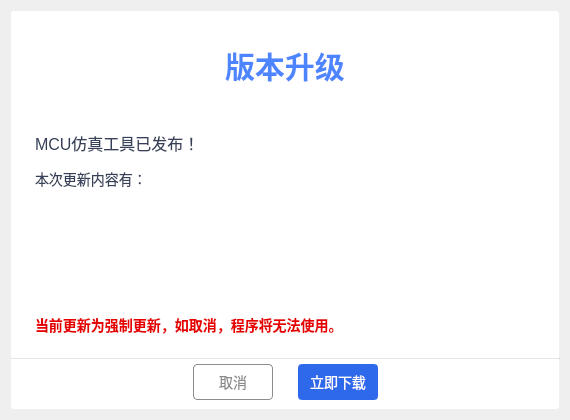
<?xml version="1.0" encoding="UTF-8"?>
<ui version="4.0">
 <class>upgradePrompts</class>
 <widget class="QDialog" name="upgradePrompts">
  <property name="geometry">
   <rect>
    <x>0</x>
    <y>0</y>
    <width>570</width>
    <height>420</height>
   </rect>
  </property>
  <property name="windowTitle">
   <string>版本升级</string>
  </property>
  <layout class="QVBoxLayout" name="verticalLayout">
   <property name="leftMargin">
    <number>10</number>
   </property>
   <property name="topMargin">
    <number>10</number>
   </property>
   <property name="rightMargin">
    <number>10</number>
   </property>
   <property name="bottomMargin">
    <number>10</number>
   </property>
   <item>
    <widget class="QWidget" name="widget" native="true">
     <property name="minimumSize">
      <size>
       <width>550</width>
       <height>400</height>
      </size>
     </property>
     <property name="maximumSize">
      <size>
       <width>550</width>
       <height>400</height>
      </size>
     </property>
     <property name="styleSheet">
      <string notr="true">#widget{
background-color: rgb(255, 255, 255);
border-style:solid;
border-width:1px;
border-color:rgb(240,240,240);
border-radius:4px;
}</string>
     </property>
     <layout class="QVBoxLayout" name="verticalLayout_4">
      <property name="spacing">
       <number>0</number>
      </property>
      <property name="leftMargin">
       <number>0</number>
      </property>
      <property name="topMargin">
       <number>0</number>
      </property>
      <property name="rightMargin">
       <number>0</number>
      </property>
      <property name="bottomMargin">
       <number>0</number>
      </property>
      <item>
       <widget class="QWidget" name="widget_windowTitle" native="true">
        <property name="minimumSize">
         <size>
          <width>550</width>
          <height>110</height>
         </size>
        </property>
        <property name="maximumSize">
         <size>
          <width>550</width>
          <height>110</height>
         </size>
        </property>
        <property name="styleSheet">
         <string notr="true">image: url(:/png/updateBackground.png);</string>
        </property>
        <layout class="QHBoxLayout" name="horizontalLayout">
         <property name="leftMargin">
          <number>10</number>
         </property>
         <property name="topMargin">
          <number>10</number>
         </property>
         <property name="rightMargin">
          <number>10</number>
         </property>
         <property name="bottomMargin">
          <number>10</number>
         </property>
         <item>
          <widget class="QLabel" name="label">
           <property name="minimumSize">
            <size>
             <width>30</width>
             <height>0</height>
            </size>
           </property>
           <property name="maximumSize">
            <size>
             <width>30</width>
             <height>16777215</height>
            </size>
           </property>
           <property name="text">
            <string/>
           </property>
          </widget>
         </item>
         <item>
          <spacer name="horizontalSpacer_2">
           <property name="orientation">
            <enum>Qt::Horizontal</enum>
           </property>
           <property name="sizeHint" stdset="0">
            <size>
             <width>158</width>
             <height>20</height>
            </size>
           </property>
          </spacer>
         </item>
         <item>
          <widget class="QLabel" name="label_2">
           <property name="styleSheet">
            <string notr="true">font-weight:bold;
font-size:30px;
color: rgba(77, 132, 255, 1);
</string>
           </property>
           <property name="text">
            <string>版本升级</string>
           </property>
          </widget>
         </item>
         <item>
          <spacer name="horizontalSpacer_4">
           <property name="orientation">
            <enum>Qt::Horizontal</enum>
           </property>
           <property name="sizeHint" stdset="0">
            <size>
             <width>158</width>
             <height>20</height>
            </size>
           </property>
          </spacer>
         </item>
         <item>
          <layout class="QVBoxLayout" name="verticalLayout_2">
           <item>
            <widget class="QPushButton" name="pushButton_close">
             <property name="minimumSize">
              <size>
               <width>30</width>
               <height>30</height>
              </size>
             </property>
             <property name="maximumSize">
              <size>
               <width>30</width>
               <height>30</height>
              </size>
             </property>
             <property name="styleSheet">
              <string notr="true">QPushButton:hover { 
background-color:rgb(242, 113, 113); 
image: url(:/png/closeW.png)15 0 0 0;
}
QPushButton { 
image: url(:/png/close.png)15 0 0 0;
border-width:0;
border-style:outset;
background-color:transparent;
border-radius:2px;
}
</string>
             </property>
             <property name="text">
              <string/>
             </property>
            </widget>
           </item>
           <item>
            <spacer name="verticalSpacer">
             <property name="orientation">
              <enum>Qt::Vertical</enum>
             </property>
             <property name="sizeHint" stdset="0">
              <size>
               <width>20</width>
               <height>40</height>
              </size>
             </property>
            </spacer>
           </item>
          </layout>
         </item>
        </layout>
       </widget>
      </item>
      <item>
       <widget class="QWidget" name="widget_2" native="true">
        <property name="styleSheet">
         <string notr="true">QScrollBar:vertical{ 
    width:8px;  
    border-style:flat;
    border-radius: 4px;
    border:0px;
     background: rgb(255, 255, 255);
} 
QScrollBar::handle:vertical{ 
    background: rgb(200, 200, 200);
    border-radius: 4px;
    width:8px; 
    min-height:50px; 
    border-style:flat;
}
QScrollBar::handle:vertical::hover{ 
    background: rgb(130, 130, 130);
    border-radius: 4px;
    width:8px; 
}
QScrollBar::handle:vertical::pressed{ 
    background: rgb(130, 130, 130);
    border-radius:4px;
    width:8px; 
}
QScrollBar::sub-page:vertical {
     background: rgb(255, 255, 255);
border-style:flat;
}
QScrollBar::add-page:vertical {
     background: rgb(255, 255, 255);
border-style:flat;
}
QScrollBar::add-line:vertical{
     background: rgb(255, 255, 255);
}
QScrollBar::sub-line:vertical {
     background: rgb(255, 255, 255);
}
QScrollBar:horizontal{ 
    height:8px;  
    border-style:flat;
    border-radius: 4px;
    border:0px;
    background: rgb(255, 255, 255);
} 
QScrollBar::handle:horizontal{ 
    background: rgb(200, 200, 200);
    border-radius: 4px;
    height:8px; 
    min-width:50px; 
    border-style:flat;
}
QScrollBar::handle:horizontal::hover{ 
    background: rgb(130, 130, 130);
    border-radius: 4px;
    height:8px; 
}
QScrollBar::handle:horizontal::pressed{ 
    background: rgb(130, 130, 130);
    border-radius:4px;
    height:8px; 
}
QScrollBar::sub-page:horizontal {
     background: rgb(255, 255, 255);
    border-style:flat;
}
QScrollBar::add-page:horizontal {
     background: rgb(255, 255, 255);
    border-style:flat;
}
QScrollBar::sub-line:horizontal {
     background: rgb(255, 255, 255);
}
QScrollBar::add-line:horizontal{
     background: rgb(255, 255, 255);
}</string>
        </property>
        <layout class="QVBoxLayout" name="verticalLayout_3" stretch="0,0,1,0">
         <property name="spacing">
          <number>0</number>
         </property>
         <property name="leftMargin">
          <number>25</number>
         </property>
         <property name="topMargin">
          <number>5</number>
         </property>
         <property name="rightMargin">
          <number>25</number>
         </property>
         <property name="bottomMargin">
          <number>15</number>
         </property>
         <item>
          <widget class="QLabel" name="label_info">
           <property name="minimumSize">
            <size>
             <width>0</width>
             <height>36</height>
            </size>
           </property>
           <property name="maximumSize">
            <size>
             <width>16777215</width>
             <height>36</height>
            </size>
           </property>
           <property name="styleSheet">
            <string notr="true">font-size:16px;
color: rgba(54, 65, 89, 1);</string>
           </property>
           <property name="text">
            <string>MCU仿真工具已发布！</string>
           </property>
          </widget>
         </item>
         <item>
          <widget class="QLabel" name="label_4">
           <property name="minimumSize">
            <size>
             <width>0</width>
             <height>36</height>
            </size>
           </property>
           <property name="maximumSize">
            <size>
             <width>16777215</width>
             <height>36</height>
            </size>
           </property>
           <property name="styleSheet">
            <string notr="true">font-size:14px;
color: rgba(54, 65, 89, 1);
</string>
           </property>
           <property name="text">
            <string>本次更新内容有：</string>
           </property>
          </widget>
         </item>
         <item>
          <widget class="QTextEdit" name="textEdit">
           <property name="styleSheet">
            <string notr="true">font-size:13px;
color: rgba(54, 65, 89, 1);
border-style:nono;
</string>
           </property>
          </widget>
         </item>
         <item>
          <widget class="QLabel" name="label_force">
           <property name="minimumSize">
            <size>
             <width>0</width>
             <height>36</height>
            </size>
           </property>
           <property name="styleSheet">
            <string notr="true">font-weight:bold;
font-size:14px;
color: rgba(230, 0, 0, 1);
</string>
           </property>
           <property name="text">
            <string>当前更新为强制更新，如取消，程序将无法使用。</string>
           </property>
          </widget>
         </item>
        </layout>
       </widget>
      </item>
      <item>
       <widget class="Line" name="line">
        <property name="minimumSize">
         <size>
          <width>0</width>
          <height>1</height>
         </size>
        </property>
        <property name="maximumSize">
         <size>
          <width>16777215</width>
          <height>1</height>
         </size>
        </property>
        <property name="styleSheet">
         <string notr="true">background-color: rgb(200, 200, 200);</string>
        </property>
        <property name="orientation">
         <enum>Qt::Horizontal</enum>
        </property>
       </widget>
      </item>
      <item>
       <layout class="QHBoxLayout" name="horizontalLayout_2">
        <property name="spacing">
         <number>25</number>
        </property>
        <property name="topMargin">
         <number>5</number>
        </property>
        <property name="bottomMargin">
         <number>10</number>
        </property>
        <item>
         <spacer name="horizontalSpacer">
          <property name="orientation">
           <enum>Qt::Horizontal</enum>
          </property>
          <property name="sizeHint" stdset="0">
           <size>
            <width>40</width>
            <height>20</height>
           </size>
          </property>
         </spacer>
        </item>
        <item>
         <widget class="QPushButton" name="pushButton_cancel">
          <property name="minimumSize">
           <size>
            <width>80</width>
            <height>36</height>
           </size>
          </property>
          <property name="maximumSize">
           <size>
            <width>80</width>
            <height>36</height>
           </size>
          </property>
          <property name="styleSheet">
           <string notr="true">color: rgb(140,140,140);
font-size:14px;
border-style:solid;
border-width:1px;
border-color:rgb(140,140,140);
border-radius:4px;
padding-left:15px;
padding-right:15px;</string>
          </property>
          <property name="text">
           <string>取消</string>
          </property>
         </widget>
        </item>
        <item>
         <widget class="QPushButton" name="pushButton_ok">
          <property name="minimumSize">
           <size>
            <width>80</width>
            <height>36</height>
           </size>
          </property>
          <property name="maximumSize">
           <size>
            <width>80</width>
            <height>36</height>
           </size>
          </property>
          <property name="styleSheet">
           <string notr="true">color: rgb(255, 255, 255);
font-size:14px;
border-style:solid;
border-width:2px;
background-color: rgb(47, 105, 235);
border-color:rgb(47, 105, 235);
border-radius:4px;</string>
          </property>
          <property name="text">
           <string>立即下载</string>
          </property>
         </widget>
        </item>
        <item>
         <spacer name="horizontalSpacer_3">
          <property name="orientation">
           <enum>Qt::Horizontal</enum>
          </property>
          <property name="sizeHint" stdset="0">
           <size>
            <width>40</width>
            <height>20</height>
           </size>
          </property>
         </spacer>
        </item>
       </layout>
      </item>
     </layout>
    </widget>
   </item>
  </layout>
 </widget>
 <resources/>
 <connections/>
</ui>
